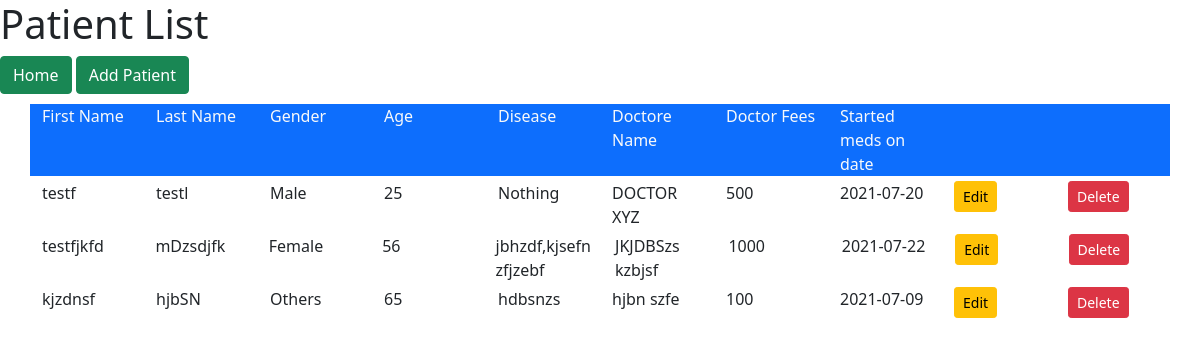
The app's page /patient-list with its own data.
### myapp/models.py (models this page shows, shortened)
class PatientDB(models.Model):
    id = models.BigAutoField(primary_key=True)
    firstName = models.CharField(max_length=20)
    lastName = models.CharField(max_length=20)
    gender = models.CharField(max_length=10)
    age = models.IntegerField()
    disease = models.TextField(max_length=1000)
    doctorName = models.CharField(max_length=50)
    doctorFees = models.IntegerField(default=500)
    startMedsDate = models.CharField(max_length=15)

### myapp/views.py (the view)
# urls.py: path('patient-list', views.patientList.as_view(), name='Patient-List'),
class patientList(View):
    def get(self, request):
        patients = PatientDB.objects.all()
        return render(request, 'patientList.html', {'patients': patients})

### templates/patientList.html (shortened to what this page needs)
<!DOCTYPE html>
<html lang="en">
<head>
    <link href="https://cdn.jsdelivr.net/npm/bootstrap@5.0.2/dist/css/bootstrap.min.css" rel="stylesheet">
</head>
<body>
    <h1>Patient List</h1>
    <a class="btn btn-success" href="/" role="button">Home</a>
    <a class="btn btn-success" href="/add-patient" role="button">Add Patient</a>
    <div class="container" style="margin-top: 10px ">
        <div class="row text-light">
            <div class="col-sm bg-primary">
                First Name
            </div>
            <div class="col-sm bg-primary">
                Last Name
            </div>
            <div class="col-sm bg-primary">
                Gender
            </div>
            <div class="col-sm bg-primary">
                Age
            </div>
            <div class="col-sm bg-primary">
                Disease
            </div>
            <div class="col-sm bg-primary">
                Doctore Name
            </div>
            <div class="col-sm bg-primary">
                Doctor Fees
            </div>
            <div class="col-sm bg-primary">
                Started meds on date
            </div>
            <div class="col-sm bg-primary">
            </div>
            <div class="col-sm bg-primary">
            </div>
        </div>
        {% for patient in patients %}
        <div class="row" style="margin-top: 5px">
            <div class="col-sm">
                {{patient.firstName}}
            </div>
            <div class="col-sm">
                {{patient.lastName}}
            </div>
            <div class="col-sm">
                {{patient.gender}}
            </div>
            <div class="col-sm">
                {{patient.age}}
            </div>
            <div class="col-sm">
                {{patient.disease}}
            </div>
            <div class="col-sm">
                {{patient.doctorName}}
            </div>
            <div class="col-sm">
                {{patient.doctorFees}}
            </div>
            <div class="col-sm">
                {{patient.startMedsDate}}
            </div>
            <div class="col-sm">
                <a class="btn btn-warning btn-sm" href="edit?id={{patient.id}}" role="button">Edit</a>
            </div>
            <div class="col-sm">
                <a class="btn btn-danger btn-sm" href="delete?id={{patient.id}}" role="button">Delete</a>
            </div>
        </div>
        {% endfor %}
    </div>
</body>
</html>

### records on screen
PatientDB: firstName "testf", lastName "testl", gender "Male", age "25", disease "Nothing", doctorName "DOCTOR XYZ", doctorFees "500", startMedsDate "2021-07-20"
PatientDB: firstName "testfjkfd", lastName "mDzsdjfk", gender "Female", age "56", disease "jbhzdf,kjsefn zfjzebf", doctorName "JKJDBSzs kzbjsf", doctorFees "1000", startMedsDate "2021-07-22"
PatientDB: firstName "kjzdnsf", lastName "hjbSN", gender "Others", age "65", disease "hdbsnzs", doctorName "hjbn szfe", doctorFees "100", startMedsDate "2021-07-09"
